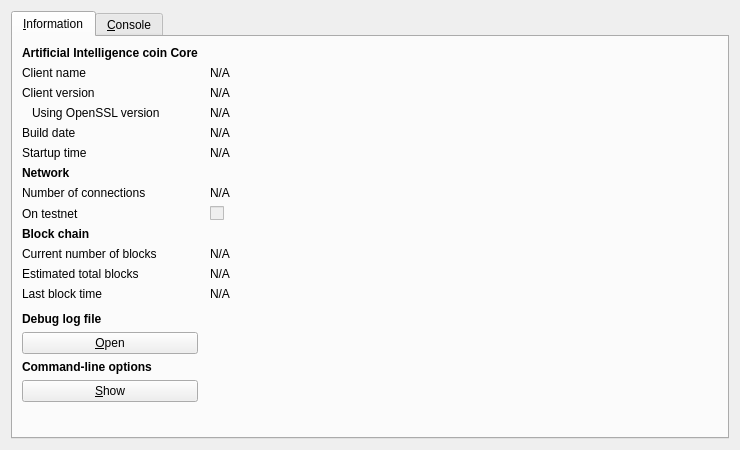
<?xml version="1.0" encoding="UTF-8"?>
<ui version="4.0">
 <class>RPCConsole</class>
 <widget class="QDialog" name="RPCConsole">
  <property name="geometry">
   <rect>
    <x>0</x>
    <y>0</y>
    <width>740</width>
    <height>450</height>
   </rect>
  </property>
  <property name="windowTitle">
   <string>Artificial Intelligence coin - Debug window</string>
  </property>
  <layout class="QVBoxLayout" name="verticalLayout_2">
   <item>
    <widget class="QTabWidget" name="tabWidget">
     <property name="currentIndex">
      <number>0</number>
     </property>
     <widget class="QWidget" name="tab_info">
      <attribute name="title">
       <string>&amp;Information</string>
      </attribute>
      <layout class="QGridLayout" name="gridLayout" columnstretch="0,1">
       <property name="horizontalSpacing">
        <number>12</number>
       </property>
       <item row="0" column="0">
        <widget class="QLabel" name="label_9">
         <property name="font">
          <font>
           <weight>75</weight>
           <bold>true</bold>
          </font>
         </property>
         <property name="text">
          <string>Artificial Intelligence coin Core</string>
         </property>
        </widget>
       </item>
       <item row="1" column="0">
        <widget class="QLabel" name="label_5">
         <property name="text">
          <string>Client name</string>
         </property>
        </widget>
       </item>
       <item row="1" column="1">
        <widget class="QLabel" name="clientName">
         <property name="cursor">
          <cursorShape>IBeamCursor</cursorShape>
         </property>
         <property name="text">
          <string>N/A</string>
         </property>
         <property name="textFormat">
          <enum>Qt::PlainText</enum>
         </property>
         <property name="textInteractionFlags">
          <set>Qt::LinksAccessibleByMouse|Qt::TextSelectableByKeyboard|Qt::TextSelectableByMouse</set>
         </property>
        </widget>
       </item>
       <item row="2" column="0">
        <widget class="QLabel" name="label_6">
         <property name="text">
          <string>Client version</string>
         </property>
        </widget>
       </item>
       <item row="2" column="1">
        <widget class="QLabel" name="clientVersion">
         <property name="cursor">
          <cursorShape>IBeamCursor</cursorShape>
         </property>
         <property name="text">
          <string>N/A</string>
         </property>
         <property name="textFormat">
          <enum>Qt::PlainText</enum>
         </property>
         <property name="textInteractionFlags">
          <set>Qt::LinksAccessibleByMouse|Qt::TextSelectableByKeyboard|Qt::TextSelectableByMouse</set>
         </property>
        </widget>
       </item>
       <item row="3" column="0">
        <widget class="QLabel" name="label_14">
         <property name="text">
          <string>Using OpenSSL version</string>
         </property>
         <property name="indent">
          <number>10</number>
         </property>
        </widget>
       </item>
       <item row="3" column="1">
        <widget class="QLabel" name="openSSLVersion">
         <property name="cursor">
          <cursorShape>IBeamCursor</cursorShape>
         </property>
         <property name="text">
          <string>N/A</string>
         </property>
         <property name="textFormat">
          <enum>Qt::PlainText</enum>
         </property>
         <property name="textInteractionFlags">
          <set>Qt::LinksAccessibleByMouse|Qt::TextSelectableByKeyboard|Qt::TextSelectableByMouse</set>
         </property>
        </widget>
       </item>
       <item row="4" column="0">
        <widget class="QLabel" name="label_12">
         <property name="text">
          <string>Build date</string>
         </property>
        </widget>
       </item>
       <item row="4" column="1">
        <widget class="QLabel" name="buildDate">
         <property name="cursor">
          <cursorShape>IBeamCursor</cursorShape>
         </property>
         <property name="text">
          <string>N/A</string>
         </property>
         <property name="textFormat">
          <enum>Qt::PlainText</enum>
         </property>
         <property name="textInteractionFlags">
          <set>Qt::LinksAccessibleByMouse|Qt::TextSelectableByKeyboard|Qt::TextSelectableByMouse</set>
         </property>
        </widget>
       </item>
       <item row="5" column="0">
        <widget class="QLabel" name="label_13">
         <property name="text">
          <string>Startup time</string>
         </property>
        </widget>
       </item>
       <item row="5" column="1">
        <widget class="QLabel" name="startupTime">
         <property name="cursor">
          <cursorShape>IBeamCursor</cursorShape>
         </property>
         <property name="text">
          <string>N/A</string>
         </property>
         <property name="textFormat">
          <enum>Qt::PlainText</enum>
         </property>
         <property name="textInteractionFlags">
          <set>Qt::LinksAccessibleByMouse|Qt::TextSelectableByKeyboard|Qt::TextSelectableByMouse</set>
         </property>
        </widget>
       </item>
       <item row="6" column="0">
        <widget class="QLabel" name="label_11">
         <property name="font">
          <font>
           <weight>75</weight>
           <bold>true</bold>
          </font>
         </property>
         <property name="text">
          <string>Network</string>
         </property>
        </widget>
       </item>
       <item row="7" column="0">
        <widget class="QLabel" name="label_7">
         <property name="text">
          <string>Number of connections</string>
         </property>
        </widget>
       </item>
       <item row="7" column="1">
        <widget class="QLabel" name="numberOfConnections">
         <property name="cursor">
          <cursorShape>IBeamCursor</cursorShape>
         </property>
         <property name="text">
          <string>N/A</string>
         </property>
         <property name="textFormat">
          <enum>Qt::PlainText</enum>
         </property>
         <property name="textInteractionFlags">
          <set>Qt::LinksAccessibleByMouse|Qt::TextSelectableByKeyboard|Qt::TextSelectableByMouse</set>
         </property>
        </widget>
       </item>
       <item row="8" column="0">
        <widget class="QLabel" name="label_8">
         <property name="text">
          <string>On testnet</string>
         </property>
        </widget>
       </item>
       <item row="8" column="1">
        <widget class="QCheckBox" name="isTestNet">
         <property name="enabled">
          <bool>false</bool>
         </property>
         <property name="text">
          <string/>
         </property>
        </widget>
       </item>
       <item row="9" column="0">
        <widget class="QLabel" name="label_10">
         <property name="font">
          <font>
           <weight>75</weight>
           <bold>true</bold>
          </font>
         </property>
         <property name="text">
          <string>Block chain</string>
         </property>
        </widget>
       </item>
       <item row="10" column="0">
        <widget class="QLabel" name="label_3">
         <property name="text">
          <string>Current number of blocks</string>
         </property>
        </widget>
       </item>
       <item row="10" column="1">
        <widget class="QLabel" name="numberOfBlocks">
         <property name="cursor">
          <cursorShape>IBeamCursor</cursorShape>
         </property>
         <property name="text">
          <string>N/A</string>
         </property>
         <property name="textFormat">
          <enum>Qt::PlainText</enum>
         </property>
         <property name="textInteractionFlags">
          <set>Qt::LinksAccessibleByMouse|Qt::TextSelectableByKeyboard|Qt::TextSelectableByMouse</set>
         </property>
        </widget>
       </item>
       <item row="11" column="0">
        <widget class="QLabel" name="label_4">
         <property name="text">
          <string>Estimated total blocks</string>
         </property>
        </widget>
       </item>
       <item row="11" column="1">
        <widget class="QLabel" name="totalBlocks">
         <property name="cursor">
          <cursorShape>IBeamCursor</cursorShape>
         </property>
         <property name="text">
          <string>N/A</string>
         </property>
         <property name="textFormat">
          <enum>Qt::PlainText</enum>
         </property>
         <property name="textInteractionFlags">
          <set>Qt::LinksAccessibleByMouse|Qt::TextSelectableByKeyboard|Qt::TextSelectableByMouse</set>
         </property>
        </widget>
       </item>
       <item row="12" column="0">
        <widget class="QLabel" name="label_2">
         <property name="text">
          <string>Last block time</string>
         </property>
        </widget>
       </item>
       <item row="12" column="1">
        <widget class="QLabel" name="lastBlockTime">
         <property name="cursor">
          <cursorShape>IBeamCursor</cursorShape>
         </property>
         <property name="text">
          <string>N/A</string>
         </property>
         <property name="textFormat">
          <enum>Qt::PlainText</enum>
         </property>
         <property name="textInteractionFlags">
          <set>Qt::LinksAccessibleByMouse|Qt::TextSelectableByKeyboard|Qt::TextSelectableByMouse</set>
         </property>
        </widget>
       </item>
       <item row="13" column="0">
        <spacer name="verticalSpacer_2">
         <property name="orientation">
          <enum>Qt::Vertical</enum>
         </property>
         <property name="sizeHint" stdset="0">
          <size>
           <width>20</width>
           <height>20</height>
          </size>
         </property>
        </spacer>
       </item>
       <item row="14" column="0">
        <widget class="QLabel" name="labelDebugLogfile">
         <property name="font">
          <font>
           <weight>75</weight>
           <bold>true</bold>
          </font>
         </property>
         <property name="text">
          <string>Debug log file</string>
         </property>
        </widget>
       </item>
       <item row="15" column="0">
        <widget class="QPushButton" name="openDebugLogfileButton">
         <property name="toolTip">
          <string>Open the Artificial Intelligence coin debug log file from the current data directory. This can take a few seconds for large log files.</string>
         </property>
         <property name="text">
          <string>&amp;Open</string>
         </property>
         <property name="autoDefault">
          <bool>false</bool>
         </property>
        </widget>
       </item>
       <item row="16" column="0">
        <widget class="QLabel" name="labelCLOptions">
         <property name="font">
          <font>
           <weight>75</weight>
           <bold>true</bold>
          </font>
         </property>
         <property name="text">
          <string>Command-line options</string>
         </property>
        </widget>
       </item>
       <item row="17" column="0">
        <widget class="QPushButton" name="showCLOptionsButton">
         <property name="toolTip">
          <string>Show the Artificial Intelligence coin-Qt help message to get a list with possible Artificial Intelligence coin command-line options.</string>
         </property>
         <property name="text">
          <string>&amp;Show</string>
         </property>
         <property name="autoDefault">
          <bool>false</bool>
         </property>
        </widget>
       </item>
       <item row="18" column="0">
        <spacer name="verticalSpacer">
         <property name="orientation">
          <enum>Qt::Vertical</enum>
         </property>
         <property name="sizeHint" stdset="0">
          <size>
           <width>20</width>
           <height>40</height>
          </size>
         </property>
        </spacer>
       </item>
      </layout>
     </widget>
     <widget class="QWidget" name="tab_console">
      <attribute name="title">
       <string>&amp;Console</string>
      </attribute>
      <layout class="QVBoxLayout" name="verticalLayout_3">
       <property name="spacing">
        <number>3</number>
       </property>
       <item>
        <widget class="QTextEdit" name="messagesWidget">
         <property name="minimumSize">
          <size>
           <width>0</width>
           <height>100</height>
          </size>
         </property>
         <property name="readOnly">
          <bool>true</bool>
         </property>
         <property name="tabKeyNavigation" stdset="0">
          <bool>false</bool>
         </property>
         <property name="columnCount" stdset="0">
          <number>2</number>
         </property>
        </widget>
       </item>
       <item>
        <layout class="QHBoxLayout" name="horizontalLayout">
         <property name="spacing">
          <number>3</number>
         </property>
         <item>
          <widget class="QLabel" name="label">
           <property name="text">
            <string notr="true">&gt;</string>
           </property>
          </widget>
         </item>
         <item>
          <widget class="QLineEdit" name="lineEdit"/>
         </item>
         <item>
          <widget class="QPushButton" name="clearButton">
           <property name="maximumSize">
            <size>
             <width>24</width>
             <height>24</height>
            </size>
           </property>
           <property name="toolTip">
            <string>Clear console</string>
           </property>
           <property name="text">
            <string/>
           </property>
           <property name="icon">
            <iconset resource="../bitcoin.qrc">
             <normaloff>:/icons/remove</normaloff>:/icons/remove</iconset>
           </property>
           <property name="shortcut">
            <string notr="true">Ctrl+L</string>
           </property>
           <property name="autoDefault">
            <bool>false</bool>
           </property>
          </widget>
         </item>
        </layout>
       </item>
      </layout>
     </widget>
    </widget>
   </item>
  </layout>
 </widget>
 <resources>
  <include location="../bitcoin.qrc"/>
 </resources>
 <connections/>
</ui>
